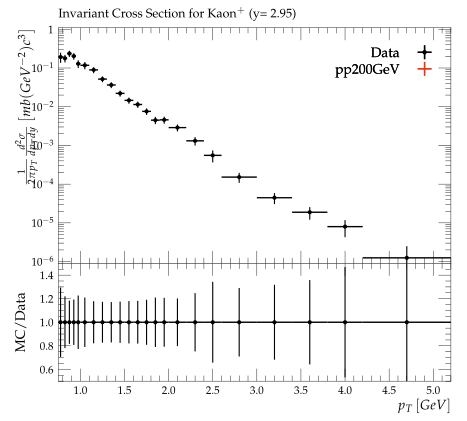

This chart was generated by the following Python code:
#! /usr/bin/env python3

# This Python script was auto-generated using YODA v2.1.0.
# Analysis object: /BRAHMS_2007_I742956/d03-x01-y01
# Timestamp: 07-10-2025 (18:42:21)

import matplotlib as mpl
import matplotlib.pyplot as plt
mpl.use('Agg') # comment out for interactive use
import os
import numpy as np
from numpy import nan, inf

plotDir = os.path.split(os.path.realpath(__file__))[0]
if 'YODA_USER_PLOT_PATH' in globals():
    plot_outdir = globals()['YODA_USER_PLOT_PATH']
else:
    plot_outdir = plotDir

#plot style
plt.style.use(os.path.join(plotDir, '../default.mplstyle'))
# plot metadata
figW, figH = plt.rcParams['figure.figsize']
ax_xLabel = r'$p_T \left[GeV\right]$'
ax_yLabel = r'$\frac{1}{2\pi{p_{T}}}\frac{d^2\sigma}{dp_{T}dy}\left[mb(GeV^{-2})c^3\right]$'
ax_title  = r'Invariant Cross Section for Kaon$^+$ (y= 2.95)'
ax_xScale = 'linear'
ax_yScale = 'log'
xLims = (0.75, 5.2)
yLims = (9e-07, 1.1)

# TeX-friendly labels for the legend
labels = {
    'legend' : ([ r"Data", r"pp200GeV" ], r""),
}

# Adjust canvas width and height
canvasW = 10.0
canvasH = 9.0
figW *= canvasW/10.
figH *= canvasH/9.

# Create figure and axis objects
fig, (ax, ratio0_ax) = plt.subplots(2, 1, sharex=True,
                  figsize=(figW,figH), gridspec_kw={'height_ratios': (6.0, 3.0)})

# Set figure margins
plt.subplots_adjust(
    left   = 1.0 * plt.rcParams['figure.subplot.left'],
    right  = 1.0 * plt.rcParams['figure.subplot.right'],
    top    = 1.0 * plt.rcParams['figure.subplot.top'],
    bottom = 1.0 * plt.rcParams['figure.subplot.bottom'])

ratio0_ax.yaxis.set_major_locator(mpl.ticker.MultipleLocator(0.2))
ratio0_ax.set_ylim(0.5, 1.4999)
ratio0_ax.set_ylabel('MC/Data')

# the numerical data is stored in a separate file
dataf = dict()
prefix = os.path.split(__file__)[0]
if prefix:    prefix = prefix + '/'
exec(open(prefix+'d03-x01-y01__data.py').read(), dataf)


legend_handles = dict() # keep track of handles for the legend

# style options for curves
# starts at zorder>=5 to draw curve on top of legend
styles = {
  'Data': {
    'color' : 'black',
    'linestyle' : '-',
    'linewidth' : 1,
    'marker' : 'o',
    'markersize' : 2,
    'capsize' : 0.0,
    'zorder' : 5,
    'histstyle' : 0,
    'drawstyle' : 'steps-pre',
    'xerrorbars' : 1,
    'yerrorbars' : 1,
    'fillcolor' : None,
    'fillopacity' : 1.0,
    'ratio0_linestyle' : '-',
    'ratio0_linewidth' : 1,
    'ratio0_marker' : 'o',
    'ratio0_markersize' : 2,
    'ratio0_capsize' : 0.0,
    'ratio0_zorder' : 5,
    'ratio0_histstyle' : 0,
    'ratio0_drawstyle' : 'steps-pre',
    'ratio0_xerrorbars' : 1,
    'ratio0_yerrorbars' : 1,
  },
  'pp200GeV.yoda': {
    'color' : '#EE3311',
    'linestyle' : '-',
    'linewidth' : 1,
    'marker' : 'none',
    'markersize' : 2,
    'capsize' : 0.0,
    'zorder' : 6,
    'histstyle' : 1,
    'drawstyle' : 'steps-pre',
    'xerrorbars' : 1,
    'yerrorbars' : 1,
    'fillcolor' : None,
    'fillopacity' : 1.0,
    'ratio0_linestyle' : '-',
    'ratio0_linewidth' : 1,
    'ratio0_marker' : 'none',
    'ratio0_markersize' : 2,
    'ratio0_capsize' : 0.0,
    'ratio0_zorder' : 6,
    'ratio0_histstyle' : 1,
    'ratio0_drawstyle' : 'steps-pre',
    'ratio0_xerrorbars' : 1,
    'ratio0_yerrorbars' : 1,
  },
}

# curve from input yoda files in main panel
for label, yvals in dataf['yvals'].items():
    if all(np.isnan(v) for v in dataf['yvals'][label]):
        continue
    tmp = None
    if styles[label]['histstyle']: # draw as histogram
        xpos = dataf['xedges'][label] if styles[label]['drawstyle'] else dataf['xpoints'][label]
        ypos = np.insert(yvals, 0, yvals[0]) if styles[label]['drawstyle'] else yvals
        if styles[label]['fillcolor']: # fill area below curve
            ax.fill_between(xpos, ypos, step='pre',
                            color=styles[label]['fillcolor'],
                            alpha=styles[label]['fillopacity'])
        tmp, = ax.plot(xpos, ypos,
                       color=styles[label]['color'],
                       linestyle=styles[label]['linestyle'],
                       linewidth=styles[label]['linewidth'],
                       drawstyle=styles[label]['drawstyle'], solid_joinstyle='miter',
                       zorder=styles[label]['zorder'], label=label)
    tmp = ax.errorbar(dataf['xpoints'][label], yvals,
                      xerr=np.array(dataf['xerrs'][label])*styles[label]['xerrorbars'],
                      yerr=np.array(dataf['yerrs'][label])*styles[label]['yerrorbars'],
                      fmt=styles[label]['marker'], capsize=styles[label]['capsize'],
                      markersize=styles[label]['markersize'],
                      ecolor=styles[label]['color'],
                      color=styles[label]['color'], zorder=styles[label]['zorder'])
    tmp[-1][0].set_linestyle(styles[label]['linestyle'])
    tmp[-1][0].set_linewidth(styles[label]['linewidth'])
    if label in dataf['add_legend_handle']:  legend_handles[label] = tmp
    for varLabel in dataf['variation_yvals'].keys():
        if varLabel.startswith(label):
            tmp, = ax.plot(dataf['xedges'][label], dataf['variation_yvals'][varLabel],
                           color=styles[label]['color'],
                           linestyle=styles[label]['linestyle'],
                           linewidth=styles[label]['linewidth'],
                           drawstyle='steps-pre', solid_joinstyle='miter',
                           zorder=styles[label]['zorder'], alpha=0.5)


# plots on ratio panel
# curve from input yoda files in ratio panel
for label, yvals in dataf['ratio0_yvals'].items():
    if all(np.isnan(v) for v in yvals):
        continue
    if styles[label]['ratio0_histstyle']: # plot as histogram
        xpos = dataf['xedges']['Data'] if styles[label]['ratio0_drawstyle'] else dataf['xpoints']['Data']
        ypos = np.insert(yvals, 0, yvals[0]) if styles[label]['ratio0_drawstyle'] else yvals
        ratio0_ax.plot(xpos, ypos,
                       color=styles[label]['color'],
                       linewidth=styles[label]['linewidth'],
                       linestyle=styles[label]['ratio0_linestyle'],
                       drawstyle=styles[label]['ratio0_drawstyle'], zorder=styles[label]['zorder'],
                       solid_joinstyle='miter')
    tmp = ratio0_ax.errorbar(dataf['xpoints']['Data'], yvals,
                             xerr=np.array(dataf['ref_xerrs'])*styles[label]['ratio0_xerrorbars'],
                             yerr=np.array(dataf['ratio0_yerrs'][label])*styles[label]['ratio0_yerrorbars'],
                             fmt=styles[label]['ratio0_marker'], capsize=styles[label]['ratio0_capsize'],
                             markersize=styles[label]['ratio0_markersize'],
                             ecolor=styles[label]['color'],
                             color=styles[label]['color'])
    tmp[-1][0].set_linestyle(styles[label]['ratio0_linestyle'])
    tmp[-1][0].set_linewidth(styles[label]['ratio0_linewidth'])

    for varlabel in dataf['ratio0_variation_vals'].keys():
        if varlabel.startswith(label):
            ratio0_ax.plot(dataf['xedges']['Data'],
                            dataf['ratio0_variation_vals'][varlabel],
                            color=styles[label]['color'],
                            linestyle=styles[label]['linestyle'],
                            linewidth=styles[label]['linewidth'],
                            drawstyle='steps-pre', solid_joinstyle='miter',
                            zorder=1, alpha=0.5)

legend_items = list(legend_handles.values())
ax.add_artist(ax.legend(legend_items,
                        labels['legend'][0],
                        title=labels['legend'][1],
                        alignment='right',
                        loc='upper right',
                        bbox_to_anchor=(1.0, 0.97),markerfirst=False))

# set plot metadata as defined above
ratio0_ax.set_xlabel(ax_xLabel)
ratio0_ax.xaxis.set_label_coords(1., -0.15)
ax.set_ylabel(ax_yLabel, ha='right', va='top')
ax.yaxis.set_label_coords(-0.11, 1.0)
ax.set_title(ax_title, loc='left')
ax.set_xscale(ax_xScale)
ax.set_yscale(ax_yScale)
ax.set_xlim(xLims)
ax.set_ylim(yLims)

# tick formatting
plt.rcParams['xtick.top'] = True
plt.rcParams['ytick.right'] = True
ax.yaxis.set_major_locator(mpl.ticker.LogLocator(base=10.0, numticks=np.inf))
ax.yaxis.set_minor_locator(mpl.ticker.LogLocator(
                           base=10.0, subs=np.arange(0.1, 1, 0.1), numticks=np.inf))
fig.align_ylabels((ax, ratio0_ax))
plt.savefig(os.path.join(plot_outdir, 'd03-x01-y01.pdf'), format='PDF')
plt.savefig(os.path.join(plot_outdir, 'd03-x01-y01.png'), format='PNG')

plt.close(fig)
